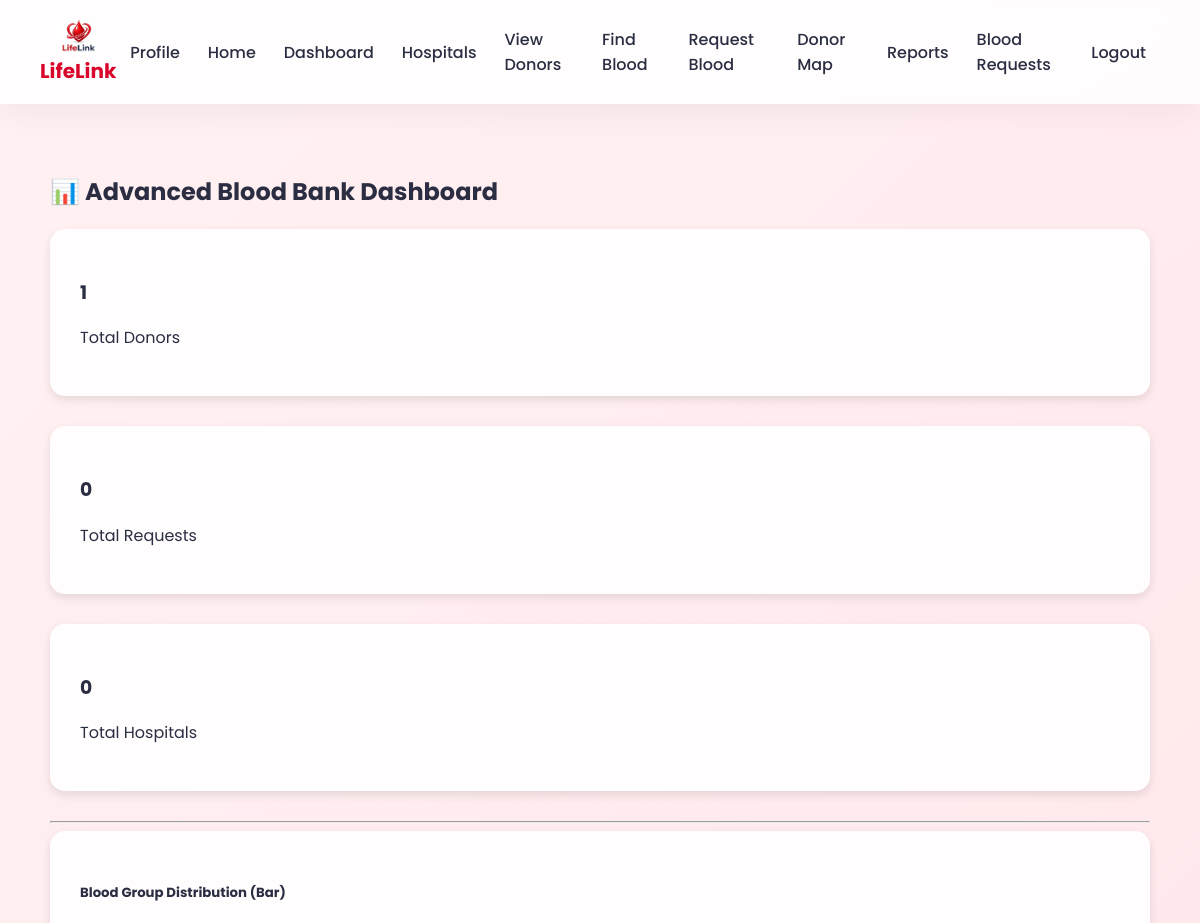
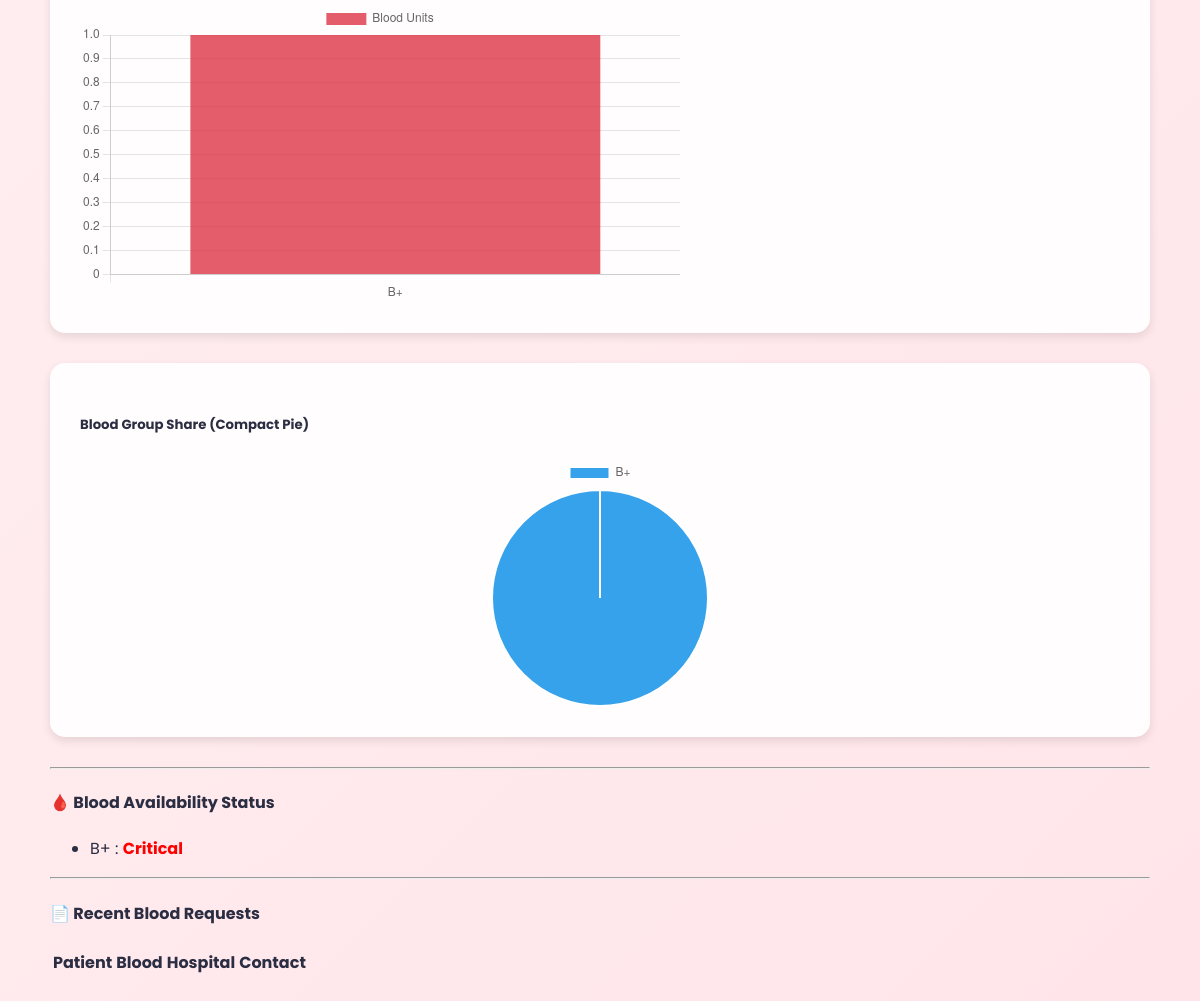
The app's page /dashboard (signed in), older data (2 pictures, top to bottom).
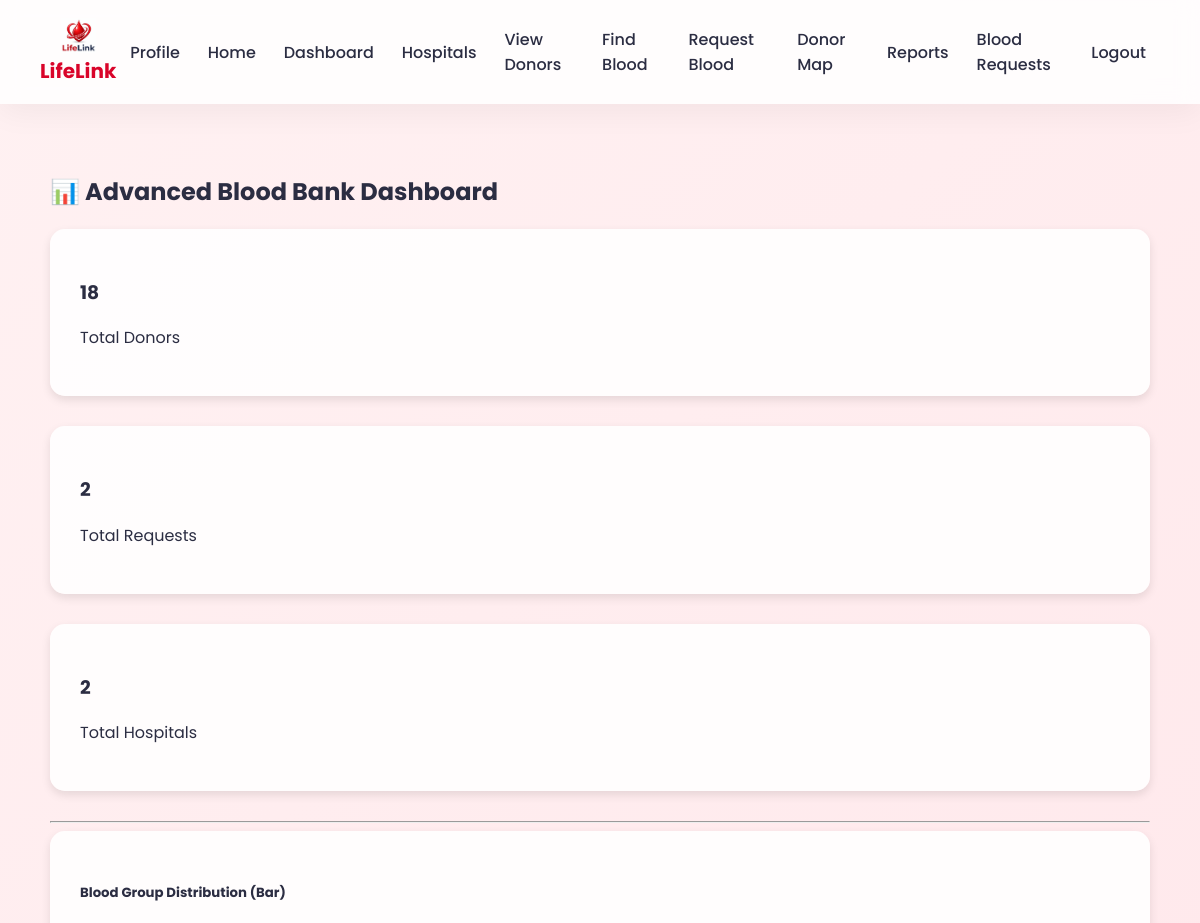
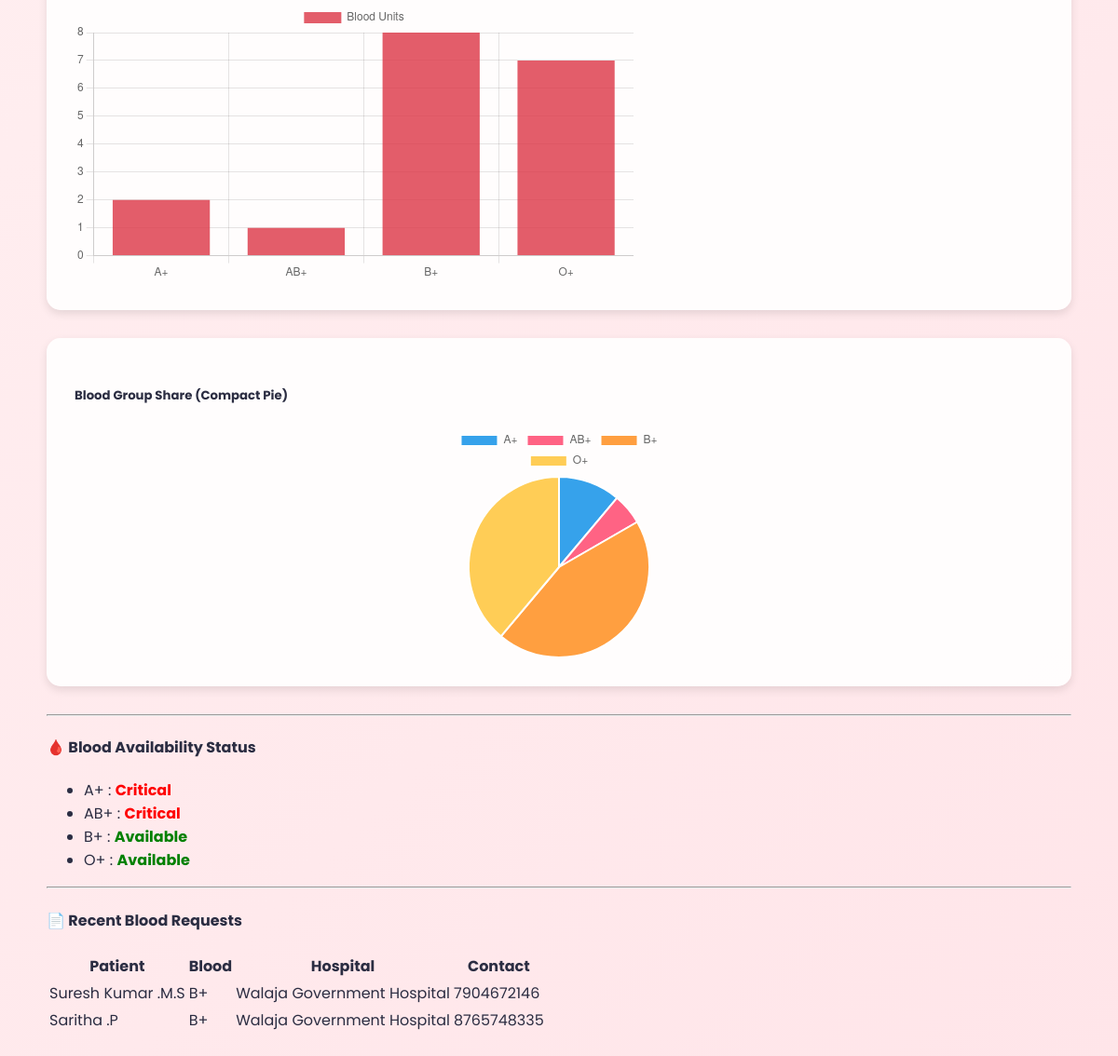
The same page, newer data (2 pictures, top to bottom).
### tables this page shows
CREATE TABLE blood_requests(
    request_id INTEGER PRIMARY KEY AUTOINCREMENT,
    patient_name TEXT,
    blood_group TEXT,
    hospital_name TEXT,
    contact TEXT,
    email TEXT,
    request_date TIMESTAMP DEFAULT CURRENT_TIMESTAMP
);

### app.py (the view)
@app.route("/dashboard")
@login_required
def dashboard():
    conn = get_db()
    cursor = conn.cursor()
    cursor.execute("SELECT COUNT(*) FROM donors")
    total_donors = cursor.fetchone()[0]
    cursor.execute("SELECT COUNT(*) FROM blood_requests")
    total_requests = cursor.fetchone()[0]
    cursor.execute("SELECT COUNT(*) FROM hospitals")
    total_hospitals = cursor.fetchone()[0]
    cursor.execute("""
        SELECT blood_group, COUNT(*) AS count
        FROM donors
        GROUP BY blood_group
    """)
    blood_data = cursor.fetchall()
    blood_labels = [row["blood_group"] for row in blood_data]
    blood_values = [row["count"] for row in blood_data]
    cursor.execute("""
        SELECT strftime('%m', request_date) AS month,
               COUNT(*) AS count
        FROM blood_requests
        GROUP BY month
        ORDER BY month
    """)
    monthly_data = cursor.fetchall()
    month_labels = [row["month"] for row in monthly_data]
    month_values = [row["count"] for row in monthly_data]
    cursor.execute("""
        SELECT patient_name, blood_group, hospital_name, contact
        FROM blood_requests
        ORDER BY request_id DESC
        LIMIT 5
    """)
    recent_requests = cursor.fetchall()
    conn.close()
    return render_template(
        "dashboard.html",
        total_donors=total_donors,
        total_requests=total_requests,
        total_hospitals=total_hospitals,
        blood_labels=blood_labels,
        blood_values=blood_values,
        month_labels=month_labels,
        month_values=month_values,
        recent_requests=recent_requests
    )

### app.py (called while the page is built)
def get_db():
    conn = sqlite3.connect("database.db")
    conn.row_factory = sqlite3.Row
    return conn

def login_required(f):
    @wraps(f)
    def wrapper(*args, **kwargs):
        if "username" not in session:
            flash("Please login first")
            return redirect(url_for("login_page"))
        return f(*args, **kwargs)
    return wrapper

### templates/dashboard.html (shortened to what this page needs)
{% extends "base.html" %}
{% block content %}
<h2 class="mb-4 text-center">📊 Advanced Blood Bank Dashboard</h2>
<div class="row text-center">
    <div class="col-md-4">
        <div class="card card-custom bg-danger text-white p-3">
            <h3>{{ total_donors }}</h3>
            <p>Total Donors</p>
        </div>
    </div>
    <div class="col-md-4">
        <div class="card card-custom bg-primary text-white p-3">
            <h3>{{ total_requests }}</h3>
            <p>Total Requests</p>
        </div>
    </div>
    <div class="col-md-4">
        <div class="card card-custom bg-success text-white p-3">
            <h3>{{ total_hospitals }}</h3>
            <p>Total Hospitals</p>
        </div>
    </div>
</div>
<hr>
<div class="row mt-4">
    <div class="col-md-7">
        <div class="card card-custom p-3">
            <h5 class="text-center">Blood Group Distribution (Bar)</h5>
            <div class="chart-container">
                <canvas id="barChart"></canvas>
            </div>
        </div>
    </div>
    <div class="col-md-5">
        <div class="card card-custom p-3 text-center">
            <h5>Blood Group Share (Compact Pie)</h5>
            <div class="small-pie">
                <canvas id="pieChart"></canvas>
            </div>
        </div>
    </div>
</div>
<hr>
<h4 class="mt-4">🩸 Blood Availability Status</h4>
<ul>
{% for i in range(blood_labels|length) %}
    <li>
        {{ blood_labels[i] }} :
        {% if blood_values[i] > 5 %}
            <span class="status-good">Available</span>
        {% elif blood_values[i] > 2 %}
            <span class="status-medium">Limited</span>
        {% else %}
            <span class="status-low">Critical</span>
        {% endif %}
    </li>
{% endfor %}
</ul>
<hr>
<h4 class="mt-4">📄 Recent Blood Requests</h4>
<table class="table table-striped">
    <thead>
        <tr>
            <th>Patient</th>
            <th>Blood</th>
            <th>Hospital</th>
            <th>Contact</th>
        </tr>
    </thead>
    <tbody>
    {% for req in recent_requests %}
        <tr>
            <td>{{ req[0] }}</td>
            <td>{{ req[1] }}</td>
            <td>{{ req[2] }}</td>
            <td>{{ req[3] }}</td>
        </tr>
    {% endfor %}
    </tbody>
</table>
<script>
const bloodLabels = {{ blood_labels | tojson }};
const bloodValues = {{ blood_values | tojson }};
new Chart(document.getElementById("barChart"), {
    type: 'bar',
    data: {
        labels: bloodLabels,
        datasets: [{
            label: "Blood Units",
            data: bloodValues,
            backgroundColor: "rgba(220,53,69,0.8)"
        }]
    },
    options: {
        responsive: true,
        animation: {
            duration: 1500
        }
    }
});
new Chart(document.getElementById("pieChart"), {
    type: 'pie',
    data: {
        labels: bloodLabels,
        datasets: [{
            data: bloodValues
        }]
    },
    options: {
        responsive: true,
        animation: {
            animateRotate: true,
            duration: 1500
        }
    }
});
</script>
{% endblock %}

Row changes from the older to the newer data that the page shows:
added blood_requests: patient_name "Suresh Kumar .M.S", blood_group "B+", hospital_name "Walaja Government Hospital", contact "7904672146"
added blood_requests: patient_name "Saritha .P", blood_group "B+", hospital_name "Walaja Government Hospital", contact "8765748335"
Text that changed along with them:
{{ total_donors }}: "1" → "18"
{{ total_requests }}: "0" → "2"
{{ total_hospitals }}: "0" → "2"
chart data {{ blood_labels | tojson }}: ["B+"] → ["A+", "AB+", "B+", "O+"]
chart data {{ blood_values | tojson }}: [1] → [2, 1, 8, 7]
new list line: "A+ : Critical"
new list line: "AB+ : Critical"
list line gone: "Critical"
new list line: "Available"
new list line: "O+ : Available"
